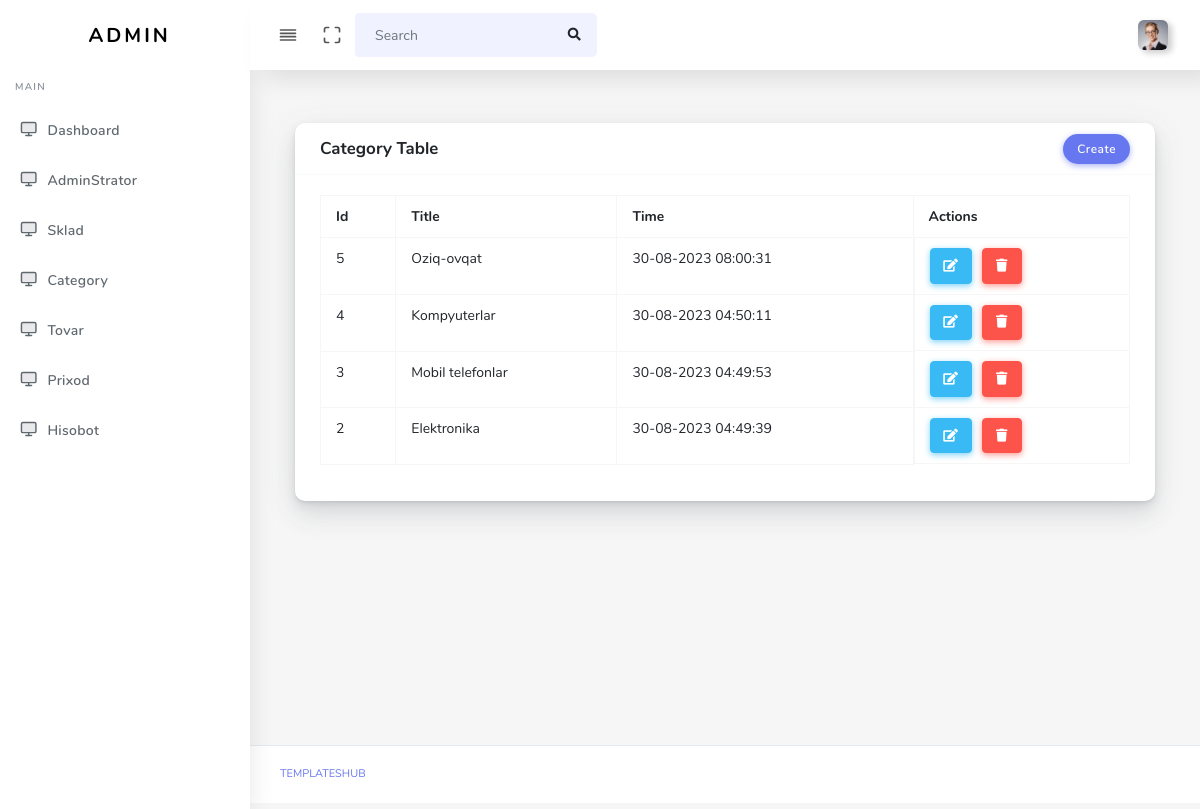
The app's page /category/index.php with its own data.
### tables this page shows
CREATE TABLE `category` (
  `id` int NOT NULL,
  `name` varchar(255) NOT NULL,
  `created_at` text NOT NULL
);

### category/index.php (the view)
<?php
try {
    $pdo = new PDO('mysql:host=localhost;dbname=sklad', 'root', '');
    $sql = "SELECT * FROM category";
    $query = $pdo->prepare($sql);
    $query->execute();
    $arreys = $query->fetchAll(PDO::FETCH_ASSOC);
    arsort( $arreys);
   } catch (PDOExeption $th) {
      print "Error" . $th->getMessage();
   }
?>
<?php require_once "../header.php" ?>
<?php
      require_once "../sidebar.php";
      ?>
    <div class="main-content">
        <div class="section">
            <div class="col-12 col-md-6 col-lg-12">
                <div class="card">
                    <div class="card-header">
                        <h4>Category Table</h4>
                        <div class="card-header-form">
                            <a href="./create.php" class="btn btn-primary">Create</a>
                        </div>
                    </div>
                    <div class="card-body">
                        <div class="table-responsive">
                            <table class="table table-bordered table-md">
                                <tbody>
                                    <tr>
                                        <th>Id</th>
                                        <th>Title</th>
                                        <th>Time</th>
                                        <th>Actions</th>
                                    </tr>
                                   <?php foreach ($arreys as $arrey): ?>
                                        <tr>
                                            <td><?= $arrey['id'] ?></td>
                                            <td><?= $arrey['name'] ?></td>
                                            <td><?= $arrey['created_at'] ?></td>
                                            <td class="d-flex" style="column-gap: 10px;">
                                                <a href="./edit.php?id=<?= $arrey['id'] ?>" class="btn btn-info"><i class="fas fa-edit" style="color: white;"></i></a>
                                                <a href="./delete.php?id=<?= $arrey['id']?>" class="btn btn-danger" onclick="return confirm('o\'chirishni hohlaysizmi?')"><i class="fas fa-trash" style="color: white;"></i></a>
                                            </td>
                                        </tr>
                                      <?php endforeach; ?>
                                </tbody>
                            </table>
                        </div>
                    </div>
                </div>
            </div>
        </div>
    </div>
    <?php require_once "../footer.php" ?>

### records on screen
category: id "5", name "Oziq-ovqat", created_at "30-08-2023 08:00:31"
category: id "4", name "Kompyuterlar", created_at "30-08-2023 04:50:11"
category: id "3", name "Mobil telefonlar", created_at "30-08-2023 04:49:53"
category: id "2", name "Elektronika", created_at "30-08-2023 04:49:39"
